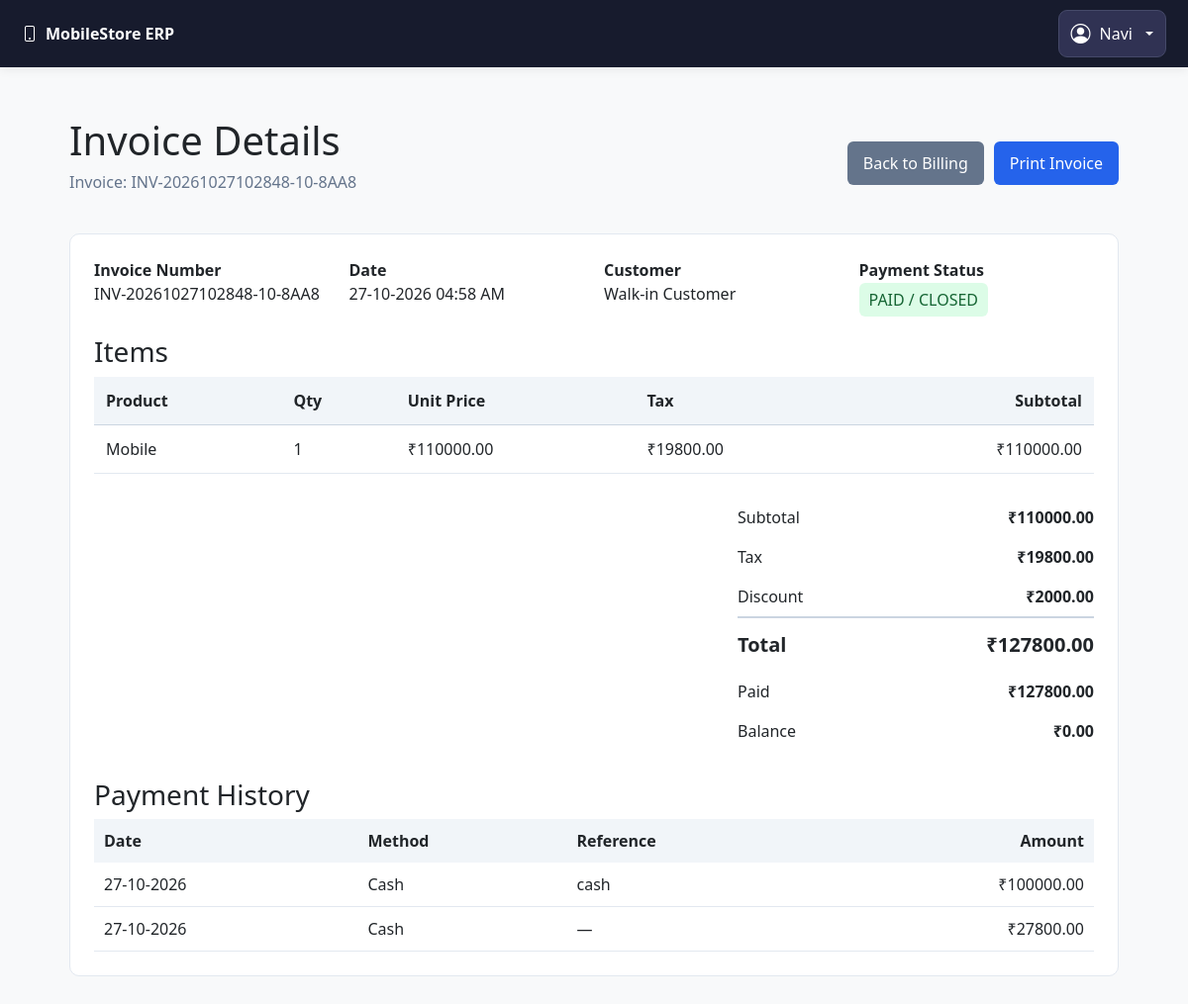
/billing/7 (signed in), run on the app's committed database.
### models.py (models this page shows, shortened)
class TimestampMixin:
    created_at = db.Column(db.DateTime(timezone=True), default=utc_now, nullable=False)
    updated_at = db.Column(
        db.DateTime(timezone=True), default=utc_now, onupdate=utc_now, nullable=False
    )

class User(UserMixin, TimestampMixin, db.Model):
    __tablename__ = "users"
    id = db.Column(db.Integer, primary_key=True)
    username = db.Column(db.String(80), unique=True, nullable=False, index=True)
    full_name = db.Column(db.String(150), nullable=False)
    password_hash = db.Column(db.String(255), nullable=False)
    role = db.Column(db.String(20), nullable=False, default="cashier")
    is_active = db.Column(db.Boolean, default=True, nullable=False)

class Sale(TimestampMixin, db.Model):
    __tablename__ = "sales"
    id = db.Column(db.Integer, primary_key=True)
    invoice_number = db.Column(db.String(80), unique=True, nullable=False)
    customer_id = db.Column(db.Integer, db.ForeignKey("customers.id"))
    user_id = db.Column(db.Integer, db.ForeignKey("users.id"), nullable=False)
    sale_date = db.Column(db.DateTime(timezone=True), default=utc_now)
    subtotal = db.Column(db.Float, default=0, nullable=False)
    tax_amount = db.Column(db.Float, default=0, nullable=False)
    discount_amount = db.Column(db.Float, default=0, nullable=False)
    total_amount = db.Column(db.Float, default=0, nullable=False)
    status = db.Column(db.String(30), default="completed", nullable=False)
    payments = db.relationship(
        "Payment",
        back_populates="sale",
        lazy="select",
        cascade="all, delete-orphan",
    )
    customer = db.relationship("Customer")
    user = db.relationship("User")

class SaleItem(db.Model):
    __tablename__ = "sale_items"
    id = db.Column(db.Integer, primary_key=True)
    sale_id = db.Column(db.Integer, db.ForeignKey("sales.id"), nullable=False)
    product_id = db.Column(db.Integer, db.ForeignKey("products.id"), nullable=False)
    quantity = db.Column(db.Integer, nullable=False)
    unit_price = db.Column(db.Float, nullable=False)
    tax_amount = db.Column(db.Float, default=0, nullable=False)
    subtotal = db.Column(db.Float, nullable=False)
    sale = db.relationship(
        "Sale", backref=db.backref("items", cascade="all, delete-orphan")
    )
    product = db.relationship("Product")

class Product(TimestampMixin, db.Model):
    __tablename__ = "products"
    id = db.Column(db.Integer, primary_key=True)
    product_code = db.Column(db.String(50), unique=True, nullable=False)
    barcode = db.Column(db.String(100), unique=True, nullable=True)
    name = db.Column(db.String(150), nullable=False, index=True)
    brand = db.Column(db.String(100))
    model = db.Column(db.String(100))
    category = db.Column(db.String(80), default="Mobile")
    variant = db.Column(db.String(100))
    color = db.Column(db.String(50))
    condition = db.Column(db.String(30), nullable=False, default="Sealed")
    used_grade = db.Column(db.String(30))
    warranty_months = db.Column(db.Integer, default=0)
    hsn_code = db.Column(db.String(30), nullable=True)
    gst_percent = db.Column(db.Float, default=0, nullable=False)
    cost_price = db.Column(db.Float, default=0, nullable=False)
    selling_price = db.Column(db.Float, default=0, nullable=False)
    stock_quantity = db.Column(db.Integer, default=0, nullable=False)
    reorder_level = db.Column(db.Integer, default=5, nullable=False)
    track_imei = db.Column(db.Boolean, default=True, nullable=False)
    is_active = db.Column(db.Boolean, default=True, nullable=False)
    imei_records = db.relationship("IMEIRecord", back_populates="product", lazy=True)

class Payment(TimestampMixin, db.Model):
    __tablename__ = "payments"
    id = db.Column(db.Integer, primary_key=True)
    sale_id = db.Column(db.Integer, db.ForeignKey("sales.id"))
    purchase_id = db.Column(db.Integer, db.ForeignKey("purchases.id"))
    amount = db.Column(db.Float, nullable=False)
    method = db.Column(db.String(30), nullable=False, default="cash")
    reference = db.Column(db.String(100))
    status = db.Column(db.String(30), default="completed", nullable=False)
    sale = db.relationship("Sale", back_populates="payments")
    purchase = db.relationship("Purchase")

### app.py (the view)
    @app.route("/billing/<int:sale_id>")
    @login_required
    def billing_detail(sale_id):
        sale = db.session.get(Sale, sale_id)
        if sale is None:
            flash("Invoice not found.", "danger")
            return redirect(url_for("billing_list"))
        payments = (
            Payment.query.filter_by(sale_id=sale.id).order_by(Payment.id.asc()).all()
        )
        paid_amount = round(
            sum(
                float(payment.amount or 0)
                for payment in payments
                if (payment.status or "").lower() == "completed"
            ),
            2,
        )
        balance = round(
            max(float(sale.total_amount or 0) - paid_amount, 0.0),
            2,
        )
        return render_template(
            "billing/detail.html",
            sale=sale,
            payments=payments,
            paid_amount=paid_amount,
            balance=balance,
        )

### templates/Billing/Detail.html (shortened to what this page needs)
{% extends "base.html" %}
{% block content %}
<div class="container" style="max-width:1100px; margin:30px auto; padding:20px;">
    <div style="display:flex; justify-content:space-between; align-items:center; gap:12px; flex-wrap:wrap; margin-bottom:24px;">
        <div>
            <h1 style="margin:0;">Invoice Details</h1>
            <p style="color:#64748b; margin-top:6px;">
                Invoice: {{ sale.invoice_number }}
            </p>
        </div>
        <div style="display:flex; gap:10px; flex-wrap:wrap;">
            <a href="{{ url_for('billing_list') }}"
               style="padding:10px 16px; background:#64748b; color:white; text-decoration:none; border-radius:6px;">
                Back to Billing
            </a>
            <button type="button" onclick="window.print()"
                    style="padding:10px 16px; background:#2563eb; color:white; border:0; border-radius:6px; cursor:pointer;">
                Print Invoice
            </button>
        </div>
    </div>
    <div style="background:white; padding:24px; border:1px solid #e2e8f0; border-radius:10px;">
        <div style="display:grid; grid-template-columns:repeat(auto-fit,minmax(220px,1fr)); gap:20px; margin-bottom:24px;">
            <div>
                <strong>Invoice Number</strong>
                <div>{{ sale.invoice_number }}</div>
            </div>
            <div>
                <strong>Date</strong>
                <div>
                    {% if sale.sale_date %}
                        {{ sale.sale_date.strftime('%d-%m-%Y %I:%M %p') }}
                    {% else %}
                        —
                    {% endif %}
                </div>
            </div>
            <div>
                <strong>Customer</strong>
                <div>
                    {% if sale.customer %}
                        {{ sale.customer.name }}
                        {% if sale.customer.phone %}
                            <br>{{ sale.customer.phone }}
                        {% endif %}
                    {% else %}
                        Walk-in Customer
                    {% endif %}
                </div>
            </div>
            <div>
                <strong>Payment Status</strong>
                <div style="margin-top:6px;">
                    {% if balance <= 0.009 %}
                        <span style="padding:6px 10px; background:#dcfce7; color:#166534; border-radius:6px;">
                            PAID / CLOSED
                        </span>
                    {% elif paid_amount > 0 %}
                        <span style="padding:6px 10px; background:#fef3c7; color:#92400e; border-radius:6px;">
                            PARTIALLY PAID
                        </span>
                    {% else %}
                        <span style="padding:6px 10px; background:#fee2e2; color:#991b1b; border-radius:6px;">
                            PAYMENT DUE
                        </span>
                    {% endif %}
                </div>
            </div>
        </div>
        <h3>Items</h3>
        <div style="overflow-x:auto;">
            <table style="width:100%; border-collapse:collapse; margin-bottom:24px;">
                <thead>
                    <tr style="background:#f1f5f9; text-align:left;">
                        <th style="padding:12px; border-bottom:1px solid #cbd5e1;">Product</th>
                        <th style="padding:12px; border-bottom:1px solid #cbd5e1;">Qty</th>
                        <th style="padding:12px; border-bottom:1px solid #cbd5e1;">Unit Price</th>
                        <th style="padding:12px; border-bottom:1px solid #cbd5e1;">Tax</th>
                        <th style="padding:12px; border-bottom:1px solid #cbd5e1; text-align:right;">Subtotal</th>
                    </tr>
                </thead>
                <tbody>
                    {% for item in sale.items %}
                    <tr>
                        <td style="padding:12px; border-bottom:1px solid #e2e8f0;">
                            {{ item.product.name if item.product else 'Product unavailable' }}
                        </td>
                        <td style="padding:12px; border-bottom:1px solid #e2e8f0;">{{ item.quantity }}</td>
                        <td style="padding:12px; border-bottom:1px solid #e2e8f0;">₹{{ "%.2f"|format(item.unit_price or 0) }}</td>
                        <td style="padding:12px; border-bottom:1px solid #e2e8f0;">₹{{ "%.2f"|format(item.tax_amount or 0) }}</td>
                        <td style="padding:12px; border-bottom:1px solid #e2e8f0; text-align:right;">₹{{ "%.2f"|format(item.subtotal or 0) }}</td>
                    </tr>
                    {% else %}
                    <tr>
                        <td colspan="5" style="padding:16px; text-align:center;">No invoice items found.</td>
                    </tr>
                    {% endfor %}
                </tbody>
            </table>
        </div>
        <div style="max-width:360px; margin-left:auto;">
            <div style="display:flex; justify-content:space-between; padding:8px 0;">
                <span>Subtotal</span>
                <strong>₹{{ "%.2f"|format(sale.subtotal or 0) }}</strong>
            </div>
            <div style="display:flex; justify-content:space-between; padding:8px 0;">
                <span>Tax</span>
                <strong>₹{{ "%.2f"|format(sale.tax_amount or 0) }}</strong>
            </div>
            <div style="display:flex; justify-content:space-between; padding:8px 0;">
                <span>Discount</span>
                <strong>₹{{ "%.2f"|format(sale.discount_amount or 0) }}</strong>
            </div>
            <div style="display:flex; justify-content:space-between; padding:12px 0; border-top:2px solid #cbd5e1; font-size:20px;">
                <strong>Total</strong>
                <strong>₹{{ "%.2f"|format(sale.total_amount or 0) }}</strong>
            </div>
            <div style="display:flex; justify-content:space-between; padding:8px 0;">
                <span>Paid</span>
                <strong>₹{{ "%.2f"|format(paid_amount or 0) }}</strong>
            </div>
            <div style="display:flex; justify-content:space-between; padding:8px 0;">
                <span>Balance</span>
                <strong>₹{{ "%.2f"|format(balance or 0) }}</strong>
            </div>
        </div>
        <h3 style="margin-top:28px;">Payment History</h3>
        <div style="overflow-x:auto;">
            <table style="width:100%; border-collapse:collapse;">
                <thead>
                    <tr style="background:#f1f5f9; text-align:left;">
                        <th style="padding:10px;">Date</th>
                        <th style="padding:10px;">Method</th>
                        <th style="padding:10px;">Reference</th>
                        <th style="padding:10px; text-align:right;">Amount</th>
                    </tr>
                </thead>
                <tbody>
                    {% for payment in payments %}
                        {% if payment.status == 'completed' %}
                        <tr>
                            <td style="padding:10px; border-bottom:1px solid #e2e8f0;">
                                {{ payment.created_at.strftime('%d-%m-%Y') if payment.created_at else '—' }}
                            </td>
                            <td style="padding:10px; border-bottom:1px solid #e2e8f0;">
                                {{ payment.method|replace('_', ' ')|title }}
                            </td>
                            <td style="padding:10px; border-bottom:1px solid #e2e8f0;">
                                {{ payment.reference or '—' }}
                            </td>
                            <td style="padding:10px; border-bottom:1px solid #e2e8f0; text-align:right;">
                                ₹{{ "%.2f"|format(payment.amount or 0) }}
                            </td>
                        </tr>
                        {% endif %}
                    {% else %}
                        <tr>
                            <td colspan="4" style="padding:12px; text-align:center;">
                                No payment records found.
                            </td>
                        </tr>
                    {% endfor %}
                </tbody>
            </table>
        </div>
    </div>
</div>
{% endblock %}

### templates/base.html (shortened to what this page needs)
<!DOCTYPE html>
<html lang="en">
<head>
    <link
        href="https://cdn.jsdelivr.net/npm/bootstrap@5.3.3/dist/css/bootstrap.min.css"
        rel="stylesheet">
    <link
        href="https://cdn.jsdelivr.net/npm/bootstrap-icons@1.11.3/font/bootstrap-icons.min.css"
        rel="stylesheet">
</head>
<body class="bg-light">
    {% if current_user.is_authenticated %}
    <nav class="navbar app-navbar">
        <div class="container-fluid px-0">
            <a class="app-brand" href="{{ url_for('dashboard_page') }}">
                <i class="bi bi-phone me-2"></i>MobileStore ERP
            </a>
            <div class="dropdown">
                <button
                    class="btn account-button dropdown-toggle"
                    type="button"
                    id="accountDropdown"
                    data-bs-toggle="dropdown"
                    aria-expanded="false">
                    <i class="bi bi-person-circle fs-5"></i>
                    <span class="account-name">
                        {{ current_user.full_name or current_user.username }}
                    </span>
                </button>
            </div>
        </div>
    </nav>
    {% endif %}
    {% block content %}{% endblock %}
</body>
</html>

### templates/base.html (style rules this page uses)
.app-navbar { background: #171b2d; padding: 10px 22px; box-shadow: 0 2px 10px rgba(0, 0, 0, .08); }
.app-brand { color: #fff; font-weight: 750; text-decoration: none; }
.account-button { display: inline-flex; align-items: center; gap: 9px; padding: 8px 12px; color: #fff; background: #303253; border: 1px solid #454969; border-radius: 9px; }

### data on the page
User: full_name "Navi"
Sale: invoice_number "INV-20261027102848-10-8AA8", sale_date "27-10-2026 04:58 AM", subtotal "110000.00", tax_amount "19800.00", discount_amount "2000.00", total_amount "127800.00"
SaleItem: product "Mobile", quantity "1", unit_price "110000.00", tax_amount "19800.00", subtotal "110000.00"
Payment: created_at "27-10-2026", method "Cash", reference "cash", amount "100000.00"
Payment: created_at "27-10-2026", method "Cash", reference "—", amount "27800.00"

### other printed values
{{ "%.2f"|format(paid_amount or 0) }} "127800.00"
{{ "%.2f"|format(balance or 0) }} "0.00"
